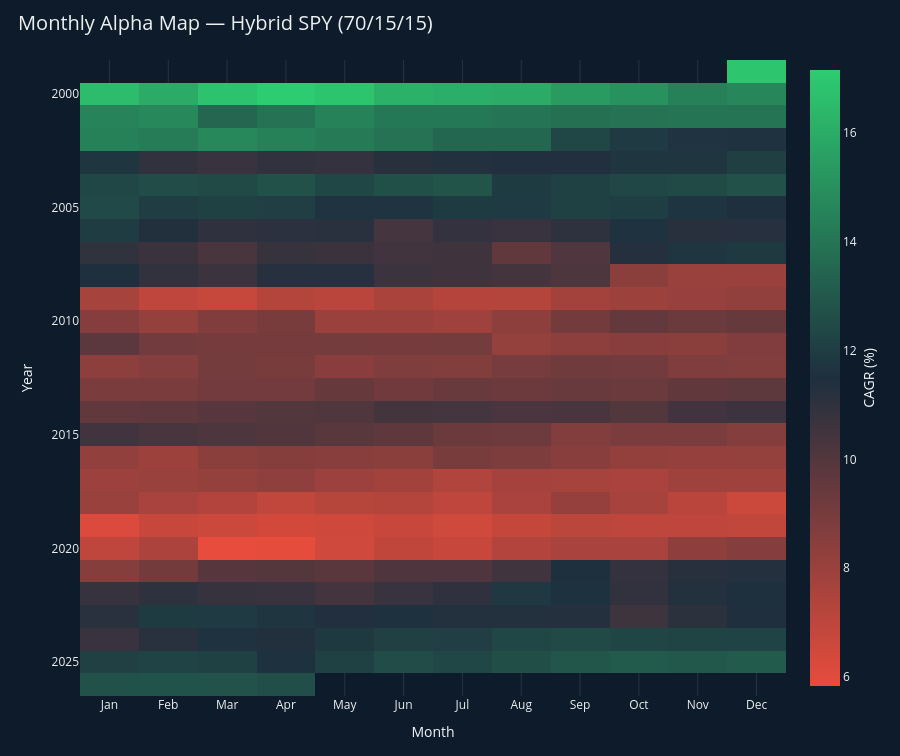

The notebook cell this image was saved under:
### Markdown cell above
## 🗓️ Monthly Alpha Map
### When Does the Strategy Historically Shine?

Each cell shows the **median rolling CAGR for windows ending in that calendar month and year**.  
Green = above-average CAGR; Red = below-average CAGR.

> Seasonality in rolling returns can reveal structural tailwinds or headwinds from recurring macro cycles —
> for example, whether windows ending during a particular season consistently benefited from a regime-level trend.

### Code cell
PRIMARY = cagr_cols[0]
df_map  = df[[PRIMARY]].copy()
df_map['Year']  = df_map.index.year
df_map['Month'] = df_map.index.month

pivot = (
    df_map.groupby(['Year', 'Month'])[PRIMARY]
    .median()
    .unstack(fill_value=np.nan) * 100
)
month_names = ['Jan','Feb','Mar','Apr','May','Jun','Jul','Aug','Sep','Oct','Nov','Dec']
pivot.columns = [month_names[m - 1] for m in pivot.columns]

z_vals = pivot.values
valid  = z_vals[~np.isnan(z_vals)]
zmid   = df[PRIMARY].median() * 100

fig = go.Figure(data=go.Heatmap(
    z=z_vals,
    x=pivot.columns.tolist(),
    y=pivot.index.tolist(),
    colorscale=[
        [0.0, CRIMSON],
        [0.5, '#1E2F3E'],
        [1.0, GREEN]
    ],
    zmid=zmid,
    zmin=valid.min(), zmax=valid.max(),
    colorbar=dict(
        title=dict(text='CAGR (%)', side='right'),
        tickfont=dict(color=LIGHT),
        outlinecolor=NAVY
    ),
    hovertemplate='<b>%{y} %{x}</b><br>Median CAGR: %{z:.2f}%<extra></extra>'
))

fig.update_layout(
    template='plotly_dark',
    paper_bgcolor=NAVY, plot_bgcolor=NAVY,
    title=dict(
        text=f'Monthly Alpha Map — {strat_names[0]}',
        font=dict(size=20, color=LIGHT), x=0.02
    ),
    xaxis=dict(title='Month', tickfont=dict(color=LIGHT)),
    yaxis=dict(title='Year', tickfont=dict(color=LIGHT), autorange='reversed'),
    height=max(420, len(pivot) * 22 + 140),
    margin=dict(t=60, b=60)
)
fig.show()

### Figure 1 — Plotly figure (JSON) as saved in the notebook; plotly's stock layout.template omitted (floating-point values rounded to 4 significant figures; data arrays with more than 128 entries replaced by an {"elided": "..."} marker saying what was removed)
{"data": [{"colorbar": {"outlinecolor": "#0D1B2A", "tickfont": {"color": "#ECF0F1"}, "title": {"side": "right", "text": "CAGR (%)"}}, "colorscale": [[0, "#E74C3C"], [0.5, "#1E2F3E"], [1, "#2ECC71"]], "hovertemplate": "<b>%{y} %{x}</b><br>Median CAGR: %{z:.2f}%<extra></extra>", "type": "heatmap", "x": ["Jan", "Feb", "Mar", "Apr", "May", "Jun", "Jul", "Aug", "Sep", "Oct", "Nov", "Dec"], "y": [1999, 2000, 2001, 2002, 2003, 2004, 2005, 2006, 2007, 2008, 2009, 2010, 2011, 2012, 2013, 2014, 2015, 2016, 2017, 2018, 2019, 2020, 2021, 2022, 2023, 2024, 2025, 2026], "z": {"elided": "28x12 float values"}, "zmax": 17.16, "zmid": 10.43, "zmin": 5.832}], "layout": {"height": 756, "margin": {"b": 60, "t": 60}, "paper_bgcolor": "#0D1B2A", "plot_bgcolor": "#0D1B2A", "title": {"font": {"color": "#ECF0F1", "size": 20}, "text": "Monthly Alpha Map — Hybrid SPY (70/15/15)", "x": 0.02}, "xaxis": {"tickfont": {"color": "#ECF0F1"}, "title": {"text": "Month"}}, "yaxis": {"autorange": "reversed", "tickfont": {"color": "#ECF0F1"}, "title": {"text": "Year"}}}}
